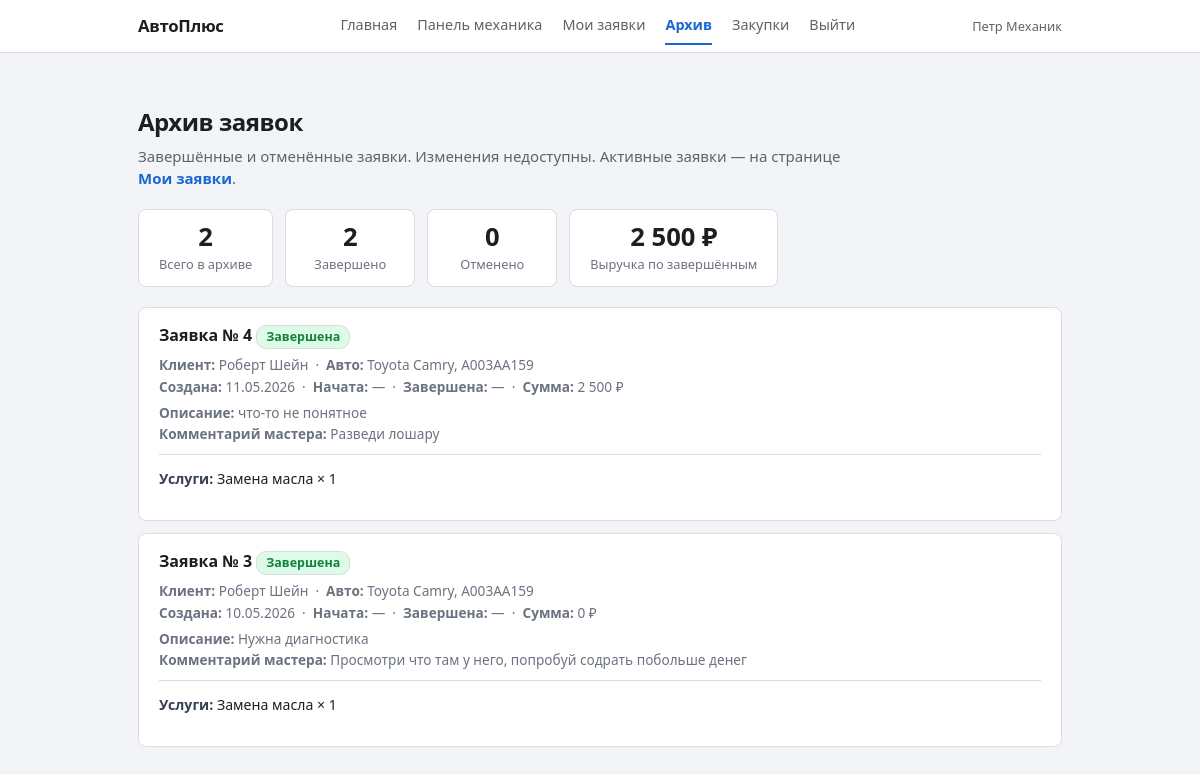
Screenshot of /pages/mechanic/archive.php (signed in) with the database file from the repository.
### tables this page shows
CREATE TABLE `orders` (
  `id` int UNSIGNED NOT NULL,
  `client_id` int UNSIGNED NOT NULL,
  `car_id` int UNSIGNED NOT NULL,
  `mechanic_id` int UNSIGNED DEFAULT NULL,
  `master_id` int UNSIGNED DEFAULT NULL,
  `total_price` decimal(10,2) NOT NULL DEFAULT '0.00',
  `start_date` datetime DEFAULT NULL,
  `end_date` datetime DEFAULT NULL,
  `status` enum('new','assigned','in_progress','waiting_parts','completed','cancelled') NOT NULL DEFAULT 'new',
  `description` text,
  `parts_comment` text DEFAULT NULL,
  `cancel_comment` text DEFAULT NULL,
  `created_at` timestamp NOT NULL DEFAULT CURRENT_TIMESTAMP
);

CREATE TABLE `users` (
  `id` int UNSIGNED NOT NULL,
  `full_name` varchar(150) NOT NULL,
  `phone` varchar(30) NOT NULL,
  `email` varchar(150) NOT NULL,
  `role` enum('client','mechanic','master','admin') NOT NULL DEFAULT 'client',
  `password` varchar(255) NOT NULL,
  `is_active` tinyint(1) NOT NULL DEFAULT '1',
  `created_at` timestamp NOT NULL DEFAULT CURRENT_TIMESTAMP
);

CREATE TABLE `cars` (
  `id` int UNSIGNED NOT NULL,
  `user_id` int UNSIGNED NOT NULL,
  `vin` varchar(64) NOT NULL,
  `brand` varchar(80) NOT NULL,
  `model` varchar(80) NOT NULL,
  `year` smallint UNSIGNED NOT NULL,
  `gosnumber` varchar(20) NOT NULL
);

### pages/mechanic/_init.php (called while the page is built, shortened)
<?php
require_once __DIR__ . '/../../config/connect_database.php';
require_once __DIR__ . '/../../controllers/MechanicController.php';
$mechanic_user = $_SESSION['user'];
$mechanic_id = (int) $mechanic_user['id'];
$mechanic_controller = new MechanicController($mysql_connection);

### controllers/BaseController.php (called while the page is built, shortened)
<?php
require_once __DIR__ . '/../contexts/AppContext.php';
require_once __DIR__ . '/../contexts/OrderContext.php';
class BaseController
{
    protected $db;
    private ?OrderContext              $_orders      = null;
    public function __construct($db)
    {
        $this->db = $db;
    }
    protected function orders(): OrderContext             { return $this->_orders      ??= new OrderContext($this->db); }
    protected function requireRole(array $allowedRoles): array
    {
        $role = $_SESSION['user']['role'] ?? null;
        return [true, null];
    }
    protected function ok(array $data = []): array  { return ['success' => true,  'data' => $data]; }
}

### controllers/MechanicController.php (called while the page is built, shortened)
<?php
require_once __DIR__ . '/BaseController.php';
class MechanicController extends BaseController
{
    public function getMyArchivedOrders(int $mechanicId): array
    {
        $check = $this->requireRole([User::ROLE_MECHANIC, User::ROLE_MASTER, User::ROLE_ADMIN]);
        return $this->ok(['orders' => $this->orders()->getOrdersByMechanic($mechanicId, true)]);
    }
}

### contexts/OrderContext.php (called while the page is built, shortened)
<?php
require_once __DIR__ . '/AppContext.php';
class OrderContext extends AppContext
{
    public function getOrdersByMechanic(int $mechanicId, bool $archived = false): array
    {
        $statusFilter = $archived
            ? "o.status IN ('completed','cancelled')"
            : "o.status NOT IN ('completed','cancelled')";
        $orderBy = $archived
            ? "o.end_date DESC, o.id DESC"
            : "FIELD(o.status,'in_progress','waiting_parts','assigned','new'), o.id DESC";
        return $this->fetchAll(
            "SELECT o.id, o.status, o.description, o.parts_comment,
                    o.start_date, o.end_date, o.total_price, o.created_at,
                    c.brand, c.model, c.gosnumber,
                    u.full_name AS client_name,
                    (SELECT ma.comment FROM mechanic_assignments ma
                     WHERE ma.order_id = o.id AND ma.mechanic_id = o.mechanic_id
                     ORDER BY ma.id DESC LIMIT 1) AS master_comment,
                    (SELECT GROUP_CONCAT(CONCAT(s.name,' \xc3\x97 ',os.quantity) ORDER BY s.name SEPARATOR ' \xc2\xb7 ')
                     FROM order_services os JOIN services s ON s.id = os.service_id
                     WHERE os.order_id = o.id) AS services_summary,
                    (SELECT GROUP_CONCAT(CONCAT(p.name,' \xc3\x97 ',op.quantity) ORDER BY p.name SEPARATOR ' \xc2\xb7 ')
                     FROM order_parts op JOIN parts p ON p.id = op.part_id
                     WHERE op.order_id = o.id) AS parts_summary
             FROM orders o
             JOIN cars c ON c.id = o.car_id
             JOIN users u ON u.id = o.client_id
             WHERE o.mechanic_id = ? AND {$statusFilter}
             ORDER BY {$orderBy}",
            'i', [$mechanicId]
        );
    }
}

### contexts/AppContext.php (called while the page is built, shortened)
<?php
abstract class AppContext
{
    protected $db;
    public function __construct($db)
    {
        $this->db = $db;
    }
    protected function fetchAll(string $sql, string $types = '', array $params = []): array
    {
        $stmt = mysqli_prepare($this->db, $sql);
        mysqli_stmt_bind_param($stmt, $types, ...$params);
        mysqli_stmt_execute($stmt);
        $rows = mysqli_stmt_get_result($stmt)->fetch_all(MYSQLI_ASSOC);
        return $rows;
    }
}

### pages/mechanic/archive.php (the view, shortened to what this page needs)
<?php
require_once __DIR__ . '/_init.php';
require_once __DIR__ . '/../../models/Order.php';
$ORDER_STATUS_LABELS = [
    Order::STATUS_COMPLETED => 'Завершена',
    Order::STATUS_CANCELLED => 'Отменена',
];
$orders = [];
$r = $mechanic_controller->getMyArchivedOrders($mechanic_id);
if ($r['success'] ?? false) {
    $orders = $r['data']['orders'] ?? [];
}
$total_completed = 0;
$total_cancelled = 0;
$total_revenue   = 0.0;
foreach ($orders as $o) {
    if ($o['status'] === Order::STATUS_COMPLETED) {
        $total_completed++;
        $total_revenue += (float) ($o['total_price'] ?? 0);
    } else {
        $total_cancelled++;
    }
}
?>
<!DOCTYPE html>
<html lang="ru">
<head>
</head>
<body>
    <?php include __DIR__ . '/../../includes/site_nav.php'; ?>
    <div class="page sans">
        <h1>Архив заявок</h1>
        <p class="lead">
            Завершённые и отменённые заявки. Изменения недоступны.
            Активные заявки — на странице <a href="orders.php" style="color:var(--focus);font-weight:600;text-decoration:none;">Мои заявки</a>.
        </p>
        <?php if (empty($orders)): ?>
            <p class="empty">В архиве пока нет заявок.</p>
        <?php else: ?>
            <div class="archive-stats">
                <div class="archive-stat">
                    <div class="num"><?php echo count($orders); ?></div>
                    <div class="lbl">Всего в архиве</div>
                </div>
                <div class="archive-stat">
                    <div class="num"><?php echo $total_completed; ?></div>
                    <div class="lbl">Завершено</div>
                </div>
                <div class="archive-stat">
                    <div class="num"><?php echo $total_cancelled; ?></div>
                    <div class="lbl">Отменено</div>
                </div>
                <div class="archive-stat">
                    <div class="num"><?php echo number_format($total_revenue, 0, '.', ' '); ?> ₽</div>
                    <div class="lbl">Выручка по завершённым</div>
                </div>
            </div>
            <?php foreach ($orders as $o): ?>
                <?php
                $oid    = (int) ($o['id'] ?? 0);
                $st     = (string) ($o['status'] ?? '');
                $label  = $ORDER_STATUS_LABELS[$st] ?? $st;
                $badge  = $st === Order::STATUS_COMPLETED ? 'badge-completed' : 'badge-cancelled';
                $price  = number_format((float) ($o['total_price'] ?? 0), 0, '.', ' ') . ' ₽';
                $start  = $o['start_date'] ? date('d.m.Y', strtotime($o['start_date'])) : '—';
                $end    = $o['end_date']   ? date('d.m.Y', strtotime($o['end_date']))   : '—';
                $created = $o['created_at'] ? date('d.m.Y', strtotime($o['created_at'])) : '—';
                ?>
                <div class="archive-card">
                    <h2>
                        Заявка № <?php echo $oid; ?>
                        <span class="badge <?php echo $badge; ?>"><?php echo htmlspecialchars($label); ?></span>
                    </h2>
                    <p class="meta">
                        <strong>Клиент:</strong> <?php echo htmlspecialchars($o['client_name'] ?? ''); ?>
                        &nbsp;·&nbsp;
                        <strong>Авто:</strong> <?php echo htmlspecialchars(
                            trim(($o['brand'] ?? '') . ' ' . ($o['model'] ?? '') . ', ' . ($o['gosnumber'] ?? ''))
                        ); ?>
                    </p>
                    <p class="meta">
                        <strong>Создана:</strong> <?php echo $created; ?>
                        &nbsp;·&nbsp;
                        <strong>Начата:</strong> <?php echo $start; ?>
                        &nbsp;·&nbsp;
                        <strong>Завершена:</strong> <?php echo $end; ?>
                        &nbsp;·&nbsp;
                        <strong>Сумма:</strong> <?php echo htmlspecialchars($price); ?>
                    </p>
                    <?php if (!empty($o['description'])): ?>
                        <p class="meta" style="margin-top:6px;">
                            <strong>Описание:</strong> <?php echo nl2br(htmlspecialchars((string) $o['description'])); ?>
                        </p>
                    <?php endif; ?>
                    <?php if (!empty($o['master_comment'])): ?>
                        <p class="meta">
                            <strong>Комментарий мастера:</strong> <?php echo nl2br(htmlspecialchars((string) $o['master_comment'])); ?>
                        </p>
                    <?php endif; ?>
                    <?php if (!empty($o['services_summary']) || !empty($o['parts_summary']) || !empty($o['parts_comment'])): ?>
                        <hr class="section-sep">
                        <div class="summary">
                            <?php if (!empty($o['services_summary'])): ?>
                                <p><strong>Услуги:</strong> <?php echo htmlspecialchars((string) $o['services_summary']); ?></p>
                            <?php endif; ?>
                        </div>
                    <?php endif; ?>
                </div>
            <?php endforeach; ?>
        <?php endif; ?>
    </div>
</body>
</html>

### includes/layout_styles.php (style rules this page uses)
:root { --bg: #f2f4f7; --paper: #ffffff; --text: #1c1e21; --muted: #5f6368; --border: #dadce0; --focus: #1967d2; --danger-bg: #fce8e8; --danger-border: #f0b4b4; --danger-text: #8b1a1a; --ok-bg: #e8f5e9; --ok-border: #a5d6a7; --ok-text: #1b5e20; }
* { box-sizing: border-box; }
body { margin: 0; min-height: 100vh; font-family: Georgia, "Times New Roman", serif; font-size: 15px; line-height: 1.45; color: var(--text); background: var(--bg); }
.sans { font-family: "Segoe UI", system-ui, -apple-system, sans-serif; }
.page { max-width: 960px; margin: 0 auto; padding: 24px 18px 56px; }
h1 { font-family: "Segoe UI", system-ui, sans-serif; font-size: 1.5rem; font-weight: 600; margin: 28px 0 6px; letter-spacing: -0.02em; }
.lead { margin: 0 0 20px; color: var(--muted); max-width: 48em; }
.badge { display: inline-block; padding: 2px 8px; border-radius: 3px; font-size: 0.72rem; font-weight: 600; border: 1px solid var(--border); background: #f8f9fa; color: var(--text); }

### pages/mechanic/archive.php (style rules this page uses)
.badge { display: inline-block; padding: 2px 9px; border-radius: 10px; font-size: 0.78rem; font-weight: 600; line-height: 1.5; }
.badge-completed { background: #dcfce7; color: #15803d; }
.archive-stats { display: flex; flex-wrap: wrap; gap: 12px; margin-bottom: 20px; }
.archive-stat { background: var(--card-bg, #fff); border: 1px solid var(--border, #e5e7eb); border-radius: 8px; padding: 12px 20px; min-width: 130px; text-align: center; }
.archive-stat .num { font-size: 1.6rem; font-weight: 700; line-height: 1.2; }
.archive-stat .lbl { font-size: 0.8rem; color: #6b7280; margin-top: 2px; }
.archive-card { border: 1px solid var(--border, #e5e7eb); border-radius: 8px; padding: 16px 20px; margin-bottom: 12px; background: var(--card-bg, #fff); }
.archive-card h2 { margin: 0 0 6px; font-size: 1rem; }
.archive-card .meta { color: #6b7280; font-size: 0.85rem; margin: 2px 0; }
.archive-card .summary { margin-top: 8px; font-size: 0.88rem; }
.archive-card .summary strong { color: #374151; }
.section-sep { border: none; border-top: 1px solid var(--border, #e5e7eb); margin: 10px 0; }

### rows the page displays
orders: id "4", status "Завершена", client.full_name "Роберт Шейн", car.gosnumber "Toyota Camry, А003АА159", created_at "11.05.2026", start_date "—", end_date "—", total_price "2 500 ₽", description "что-то не понятное", master_comment "Разведи лошару", services_summary "Замена масла × 1"
orders: id "3", status "Завершена", client.full_name "Роберт Шейн", car.gosnumber "Toyota Camry, А003АА159", created_at "10.05.2026", start_date "—", end_date "—", total_price "0 ₽", description "Нужна диагностика", master_comment "Просмотри что там у него, попробуй содрать побольше денег", services_summary "Замена масла × 1"

### other values shown
$user_label "Петр Механик"
count($orders) "2"
$total_completed "2"
$total_cancelled "0"
$total_revenue "2 500"
